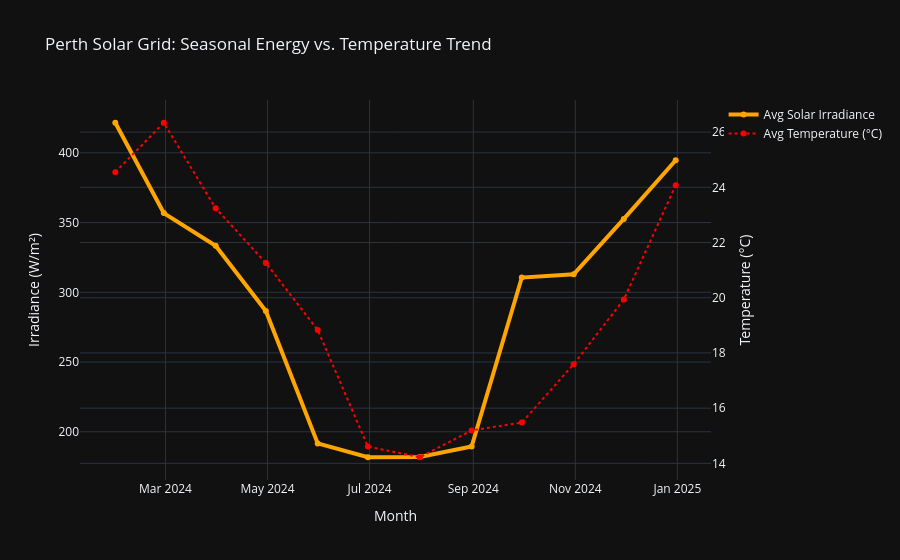

Notebook source saved alongside this figure:
### Code cell
# 5. Save the Artifact
fig.write_html(r"D:\Saqib\SkillSetExpand\WA_Solar_Grid_Optimizer\artifacts/seasonal_trend.html")
fig.show()

### Figure 1 — Plotly figure (JSON) as saved in the notebook; plotly's stock layout.template omitted (floating-point values rounded to 4 significant figures)
{"data": [{"line": {"color": "orange", "width": 4}, "name": "Avg Solar Irradiance", "x": ["2024-01-31T00:00:00", "2024-02-29T00:00:00", "2024-03-31T00:00:00", "2024-04-30T00:00:00", "2024-05-31T00:00:00", "2024-06-30T00:00:00", "2024-07-31T00:00:00", "2024-08-31T00:00:00", "2024-09-30T00:00:00", "2024-10-31T00:00:00", "2024-11-30T00:00:00", "2024-12-31T00:00:00"], "y": [421.6, 356.8, 333.4, 286.6, 191.7, 181.7, 181.9, 189.4, 310.6, 312.9, 352.6, 394.7], "type": "scatter"}, {"line": {"color": "red", "dash": "dot"}, "name": "Avg Temperature (°C)", "x": ["2024-01-31T00:00:00", "2024-02-29T00:00:00", "2024-03-31T00:00:00", "2024-04-30T00:00:00", "2024-05-31T00:00:00", "2024-06-30T00:00:00", "2024-07-31T00:00:00", "2024-08-31T00:00:00", "2024-09-30T00:00:00", "2024-10-31T00:00:00", "2024-11-30T00:00:00", "2024-12-31T00:00:00"], "y": [24.55, 26.34, 23.24, 21.26, 18.83, 14.61, 14.22, 15.19, 15.48, 17.59, 19.94, 24.08], "yaxis": "y2", "type": "scatter"}], "layout": {"yaxis2": {"title": {"text": "Temperature (°C)"}, "overlaying": "y", "side": "right"}, "title": {"text": "Perth Solar Grid: Seasonal Energy vs. Temperature Trend"}, "xaxis": {"title": {"text": "Month"}}, "yaxis": {"title": {"text": "Irradiance (W/m²)"}}}}
